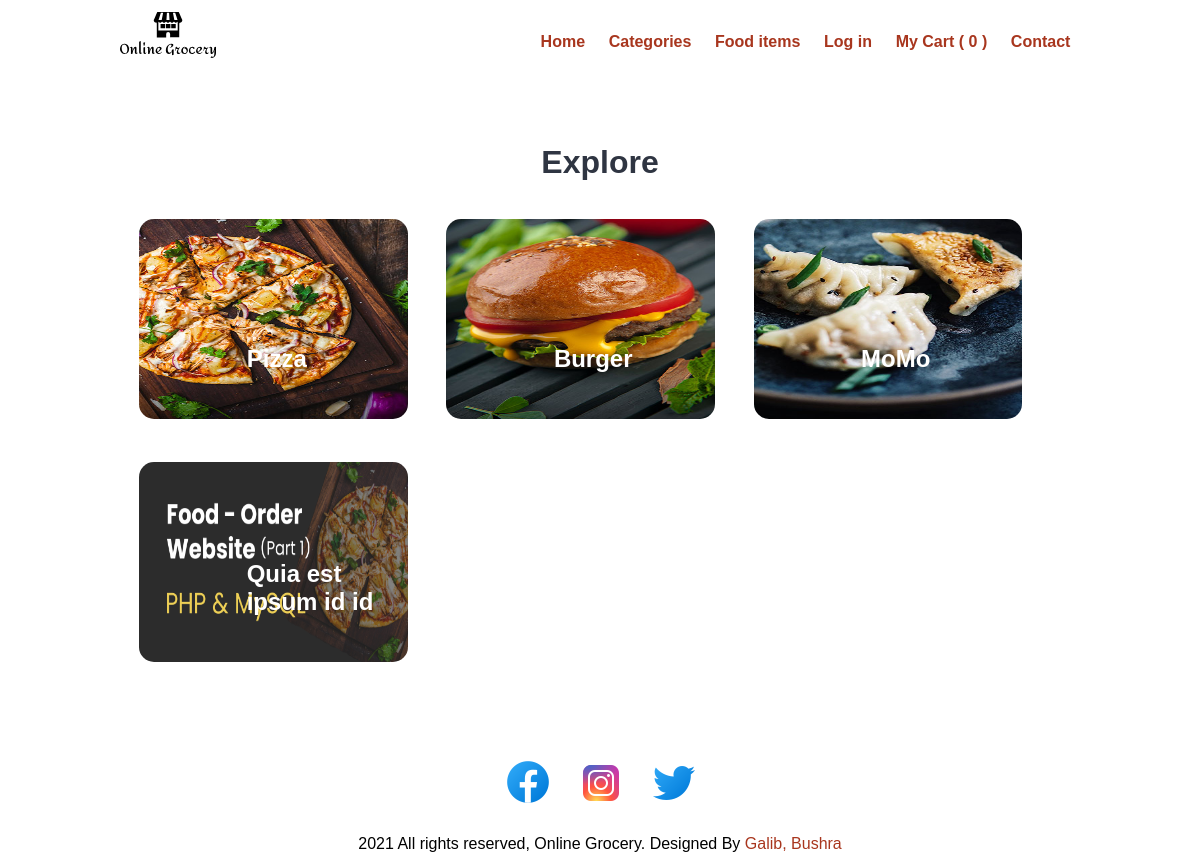
Before: /categories.php with the older database file.
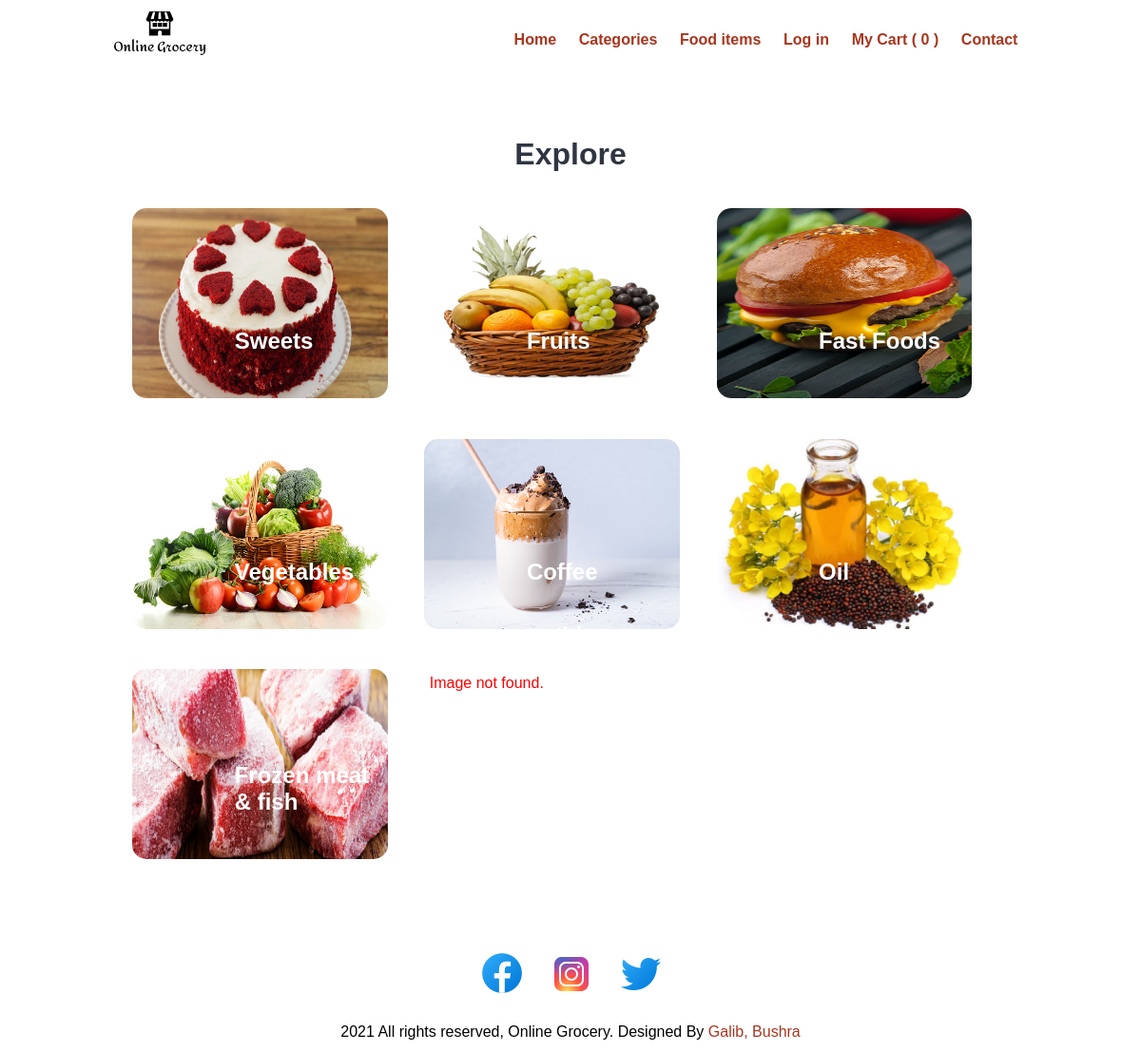
After: the same page with the newer database file.
### tables this page shows
CREATE TABLE `tbl_category` (
  `id` int(10) UNSIGNED NOT NULL,
  `title` varchar(100) NOT NULL,
  `image_name` varchar(255) NOT NULL,
  `featured` varchar(10) NOT NULL,
  `active` varchar(10) NOT NULL
);

### categories.php (the view, shortened to what this page needs)
<?php include('partials-front/menu.php'); ?>
    <section class="categories">
        <div class="container">
            <h2 class="text-center">Explore</h2>
            <?php
                $sql = "SELECT * FROM tbl_category WHERE active='Yes'";
                $res = mysqli_query($conn, $sql);
                $count = mysqli_num_rows($res);
                if($count>0)
                {
                    while($row=mysqli_fetch_assoc($res))
                    {
                        $id = $row['id'];
                        $title = $row['title'];
                        $image_name = $row['image_name'];
                        ?>
                        <a href="<?php echo SITEURL; ?>category-foods.php?category_id=<?php echo $id; ?>">
                            <div class="box-3 float-container">
                                <?php
                                    if($image_name=="")
                                    {
                                        echo "<div class='error'>Image not found.</div>";
                                    }
                                    else
                                    {
                                        ?>
                                        <img src="<?php echo SITEURL; ?>images/category/<?php echo $image_name; ?>" alt="Pizza"
                                        class="img-responsive img-curve" height="200px" width="100px">
                                        <?php
                                    }
                                ?>
                                <h3 class="float-text text-white"><?php echo $title; ?></h3>
                            </div>
                        </a>
                        <?php
                    }
                }
                else
                {
                    echo "<div class='error'>Category not found.</div>";
                }
            ?>
        </div>
    </section>
    <?php include('partials-front/footer.php'); ?>

### partials-front/menu.php (shortened to what this page needs)
<!DOCTYPE html>
<html lang="en">
<head>
    <link rel="stylesheet" href="css/style.css">
</head>
<body>
    <section class="navbar">
        <div class="container">
            <div class="logo">
                <a href="#" title="Logo">
                    <img src="images/default-monochrome-black.svg" alt="Restaurant Logo" class="img-responsive">
                </a>
            </div>
            <div class="menu text-right">
                <ul>
                    <li>
                        <a href="<?php echo SITEURL; ?>">Home</a>
                    </li>
                    <li>
                        <a href="<?php echo SITEURL; ?>categories.php">Categories</a>
                    </li>
                    <li>
                        <a href="<?php echo SITEURL; ?>foods.php">Food items</a>
                    </li>
                    <li>
                        <a href="<?php echo SITEURL; ?>log-in.php">Log in</a>
                    </li>
                    <?php
                     $count=0;
                    ?>
                    <li>
                        <a href="mycart.php">My Cart ( <?php echo $count; ?> )</a>
                    </li>
                    <li>
                        <a href="#">Contact</a>
                    </li>
                </ul>
            </div>
        </div>
    </section>

### partials-front/footer.php
<section class="social">
        <div class="container text-center">
            <ul>
                <li>
                    <a href="#"><img src="images/facebook-new.png"></a>
                </li>
                <li>
                    <a href="#"><img src="images/instagram-new.png"></a>
                </li>
                <li>
                    <a href="#"><img src="images/twitter.png"></a>
                </li>
            </ul>
        </div>
    </section>
    <section class="footer">
        <div class="container text-center">
            <p>2021 All rights reserved, Online Grocery. Designed By <a href="#">Galib, Bushra</a></p>
        </div>
    </section>
</body>
</html>

### css/style.css (style rules this page uses)
* { margin: 0 0; padding: 0 0; font-family: Arial, Helvetica, sans-serif; }
.container { width: 80%; margin: 0 auto; padding: 1%; }
.img-responsive { width: 100%; }
.img-curve { border-radius: 15px; }
.text-right { text-align: right; }
.text-center { text-align: center; }
.text-white { color: white; }
a { color: #a8361e; text-decoration: none; }
h2 { color: #2f3542; font-size: 2rem; margin-bottom: 2%; }
h3 { font-size: 1.5rem; }
.float-container { position: relative; }
.float-text { position: absolute; bottom: 50px; left: 40%; }
.error { padding: 2%; color: red; }
.logo { width: 10%; float: left; }
.menu { line-height: 60px; }
.menu ul { list-style-type: none; }
.menu ul li { display: inline; padding: 1%; font-weight: bold; }
.categories { padding: 4% 0; }
.box-3 { width: 28%; float: left; margin: 2%; }
.social ul { list-style-type: none; }
.social ul li { display: inline; padding: 1%; }

Changed rows visible on the page:
removed tbl_category: image_name (picture), title "Pizza"
removed tbl_category: image_name (picture), title "Burger"
removed tbl_category: image_name (picture), title "MoMo"
removed tbl_category: image_name (picture), title "Quia est ipsum id id"
added tbl_category: image_name (picture), title "Sweets"
added tbl_category: image_name (picture), title "Fruits"
added tbl_category: image_name (picture), title "Fast Foods"
added tbl_category: image_name (picture), title "Vegetables"
added tbl_category: image_name (picture), title "Coffee"
added tbl_category: image_name (picture), title "Oil"
added tbl_category: image_name (picture), title "Frozen meat & fish"
added tbl_category: image_name "Image not found."
